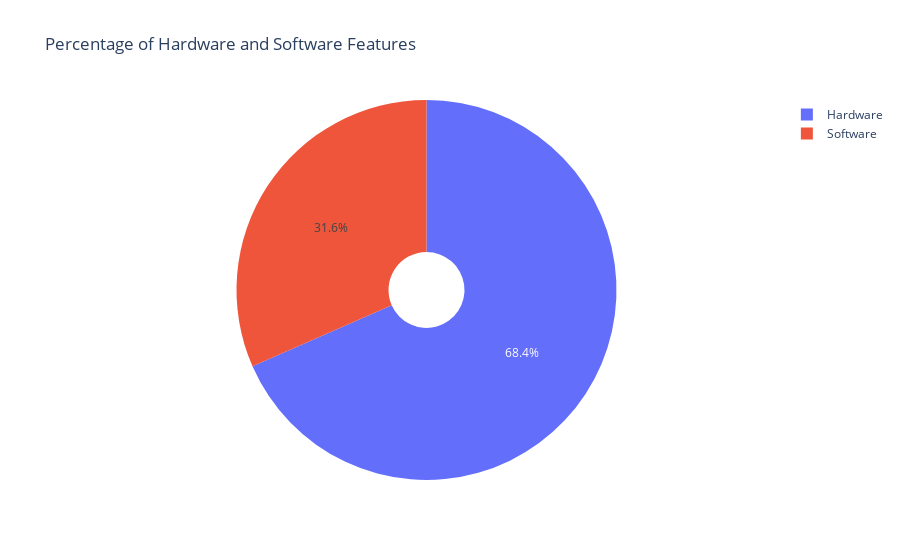

Here is the notebook cell this chart was saved with:
### Code cell
px.pie(data_frame = df, names = 'Type', title='Percentage of Hardware and Software Features', hole=0.2)

### Figure 1 — Plotly figure (JSON) as saved in the notebook; plotly's stock layout.template omitted (floating-point values rounded to 4 significant figures; data arrays with more than 128 entries replaced by an {"elided": "..."} marker saying what was removed)
{"data": [{"domain": {"x": [0, 1], "y": [0, 1]}, "hole": 0.2, "hovertemplate": "Type=%{label}<extra></extra>", "labels": {"elided": "1900 str values"}, "legendgroup": "", "name": "", "showlegend": true, "type": "pie"}], "layout": {"legend": {"tracegroupgap": 0}, "title": {"text": "Percentage of Hardware and Software Features"}}}
